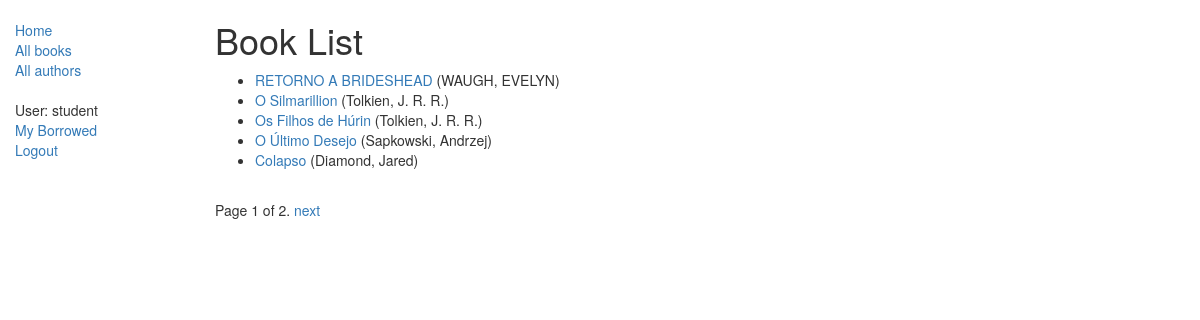
Screenshot of /catalog/books/ (signed in) with the database file from the repository.
### catalog/models.py (models this page shows, shortened)
class Book(models.Model):
    title = models.CharField(max_length=200)
    author = models.ForeignKey('Author', on_delete=models.SET_NULL, null=True)
    summary = models.TextField(max_length=1000, help_text="Enter a brief description of the book")
    isbn = models.CharField('ISBN', max_length=13, help_text="13 characters <a href='https://www.isbn-international.org/content/what-isbn'>ISBN number</a>")
    genre = models.ManyToManyField(Genre, help_text="Select the genre of the book")
    language = models.ForeignKey('Language', on_delete=models.SET_NULL, null=True)
    def display_genre(self):
        """
        Creates a string for the Genre. This is required to display genre in Admin.
        """
        return ', '.join([genre.name for genre in self.genre.all()[:3]])
    display_genre.short_description = "Genre"
    def get_absolute_url(self):
        return reverse('book-detail', args=[str(self.id)])

class Author(models.Model):
    first_name = models.CharField(max_length=100)
    last_name = models.CharField(max_length=100)
    date_of_birth = models.DateField(null=True, blank=True)
    date_of_death = models.DateField(null=True, blank=True)
    class Meta:
        ordering = ["last_name", "first_name"]
    def __str__(self):
        return '{0}, {1}'.format(self.last_name, self.first_name)

### catalog/views.py (the view)
# urls.py: path('books/', views.BookListView.as_view(), name='books'),
class BookListView(LoginRequiredMixin, generic.ListView):
    model = Book
    paginate_by = 5

### catalog/templates/catalog/book_list.html
{% extends "base_generic.html" %}
{% block content %}
    <h1>Book List</h1>
    {% if book_list %}
    <ul>
      {% for book in book_list %}
      <li>
        <a href="{{ book.get_absolute_url }}">{{ book.title }}</a> ({{book.author}})
      </li>
      {% endfor %}
    </ul>
    {% else %}
      <p>There are no books in the library.</p>
    {% endif %}
{% endblock %}

### catalog/templates/base_generic.html (shortened to what this page needs)
<!DOCTYPE html>
<html lang="en">
<head>
  <link rel="stylesheet" href="https://maxcdn.bootstrapcdn.com/bootstrap/3.3.7/css/bootstrap.min.css">
  {% load static %}
  <link rel="stylesheet" href="{% static 'css/styles.css' %}">
</head>
<body>
  <div class="container-fluid">
    <div class="row">
      <div class="col-sm-2">
      {% block sidebar %}
      <ul class="sidebar-nav">
          <li><a href="{% url 'index' %}">Home</a></li>
          <li><a href="{% url 'books' %}">All books</a></li>
          <li><a href="{% url 'authors'%}">All authors</a></li>
      </ul>
      <ul class="sidebar-nav">
          {% if user.is_authenticated %}
          <li>User: {{ user.get_username }}</li>
          {% if perms.catalog.can_mark_returned %}
            <li><a href="{% url 'borrewed-books' %}">Library Loans</a></li>
          {% else %}
            <li><a href="{% url 'my-borrowed' %}">My Borrowed</a></li>
          {% endif %}
          <li><a href="{% url 'logout'%}?next={{request.path}}">Logout</a></li>
          {% else %}
          <li><a href="{% url 'login'%}?next={{request.path}}">Login</a></li>
          {% endif %}
      </ul>
     {% endblock %}
      </div>
      <div class="col-sm-10 ">
      {% block content %}{% endblock %}
          {% block pagination %}
  {% if is_paginated %}
      <div class="pagination">
          <span class="page-links">
              <span class="page-current">
                  Page {{ page_obj.number }} of {{ page_obj.paginator.num_pages }}.
              </span>
              {% if page_obj.has_next %}
                  <a href="{{ request.path }}?page={{ page_obj.next_page_number }}">next</a>
              {% endif %}
          </span>
      </div>
  {% endif %}
{% endblock %}
      </div>
    </div>
  </div>
</body>
</html>

### catalog/static/css/styles.css (style rules this page uses)
.sidebar-nav { margin-top: 20px; padding: 0; list-style: none; }

### rows the page displays
Book: title "RETORNO A BRIDESHEAD", author "WAUGH, EVELYN"
Book: title "O Silmarillion", author "Tolkien, J. R. R."
Book: title "Os Filhos de Húrin", author "Tolkien, J. R. R."
Book: title "O Último Desejo", author "Sapkowski, Andrzej"
Book: title "Colapso", author "Diamond, Jared"

### other values shown
{{ user.get_username }} "student"
{{ page_obj.number }} "1"
{{ page_obj.paginator.num_pages }} "2"
